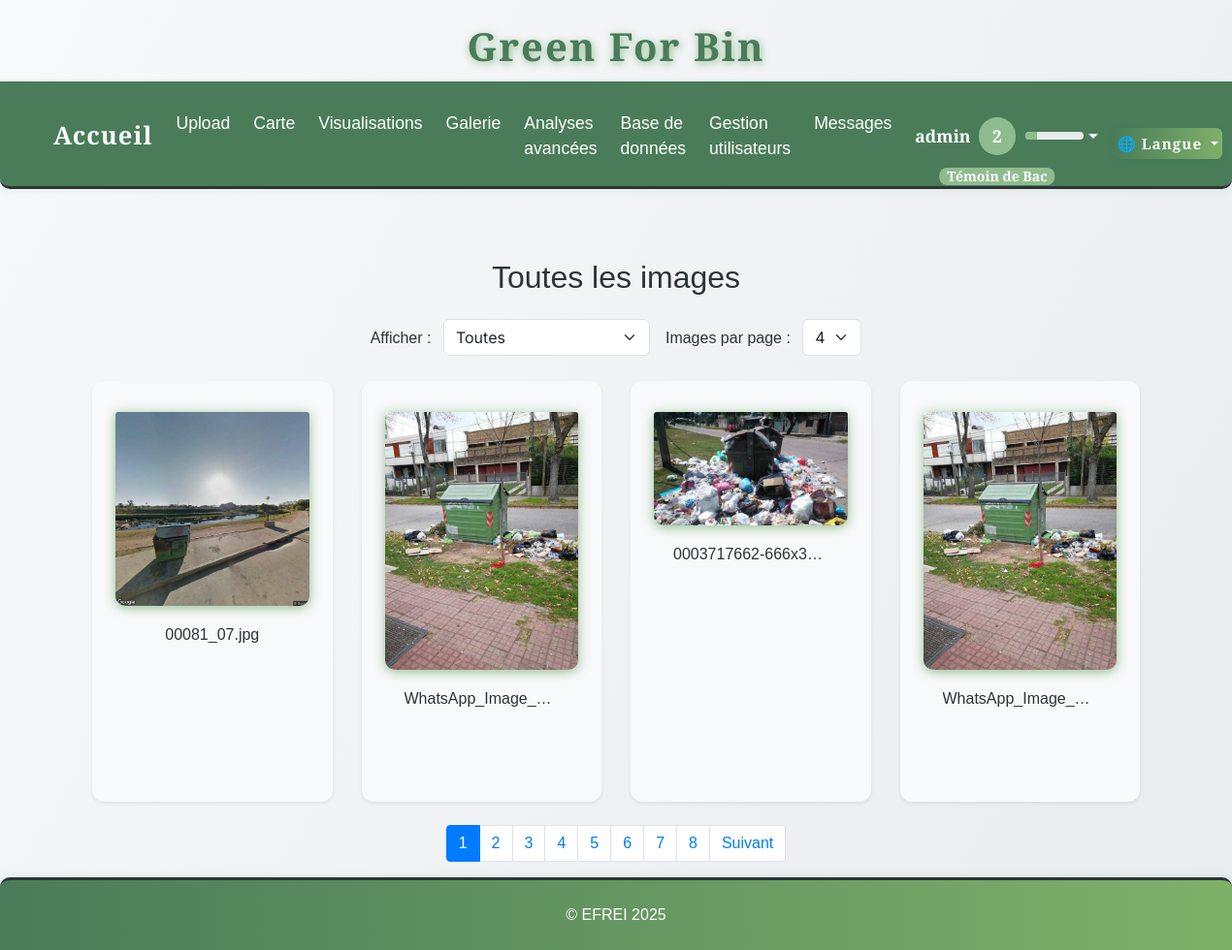
Screenshot of /gallery (signed in) with the database file from the repository.
### tables this page shows
CREATE TABLE images (
                id INTEGER PRIMARY KEY AUTOINCREMENT,
                filename TEXT,
                upload_date TEXT,
                annotation TEXT,
                width INTEGER,
                height INTEGER,
                file_size INTEGER,
                avg_color TEXT,
                hist_rgb TEXT,
                hist_lum TEXT,
                contrast INTEGER,
                contour_count INTEGER,
                localisation TEXT,
                std_h REAL,
                std_s REAL,
                std_v REAL
            );

### app.py (the view, shortened to what this page needs)
@app.route('/gallery')
@login_required
def gallery():
    page = int(request.args.get('page', 1))
    per_page = int(request.args.get('per_page', 4))  # on récupère per_page aussi, défaut 4
    offset = (page - 1) * per_page
    category = request.args.get('category', 'toutes')  # par défaut 'toutes'
    with sqlite3.connect(DB_PATH) as conn:
        conn.row_factory = sqlite3.Row
        c = conn.cursor()
        if category == 'vides':
            c.execute("SELECT * FROM images WHERE annotation LIKE '%vide%' ORDER BY id DESC LIMIT ? OFFSET ?", (per_page, offset))
            images = [dict(row) for row in c.fetchall()]
            c.execute("SELECT COUNT(*) FROM images WHERE annotation LIKE '%vide%'")
            total = c.fetchone()[0]
            title = "Images vides"
        elif category == 'pleines':
            c.execute("SELECT * FROM images WHERE annotation LIKE '%pleine%' ORDER BY id DESC LIMIT ? OFFSET ?", (per_page, offset))
            images = [dict(row) for row in c.fetchall()]
            c.execute("SELECT COUNT(*) FROM images WHERE annotation LIKE '%pleine%'")
            total = c.fetchone()[0]
            title = "Images pleines"
        else:  # category == 'toutes' ou autre valeur
            c.execute("SELECT * FROM images ORDER BY id DESC LIMIT ? OFFSET ?", (per_page, offset))
            images = [dict(row) for row in c.fetchall()]
            c.execute("SELECT COUNT(*) FROM images")
            total = c.fetchone()[0]
            title = "Toutes les images"
    total_pages = max(ceil(total / per_page), 1)
    return render_template(
        'gallery.html',
        images=images,
        page=page,
        total_pages=total_pages,
        category=category,
        per_page=per_page,
        title=title
    )

### app.py (called while the page is built)
def get_locale():
    return session.get('lang', request.accept_languages.best_match(['en', 'fr']))

@app.context_processor
def inject_locale():
    return dict(get_locale=get_locale)

@app.context_processor
def inject_user_level():
    def user_level():
        if 'user_id' in session:
            try:
                with sqlite3.connect(DB_PATH) as conn:
                    c = conn.cursor()
                    c.execute("SELECT xp FROM users WHERE id = ?", (session['user_id'],))
                    row = c.fetchone()
                    xp = row[0] if row and row[0] is not None else 0
                return get_user_level(xp)
            except Exception as e:
                print(f"[USER LEVEL] {e}")
        return get_user_level(0)
    return dict(user_level=user_level)

def login_required(f):
    @wraps(f)
    def decorated_function(*args, **kwargs):
        if 'user_id' not in session:
            flash(_('Vous devez être connecté pour accéder à cette page.'), 'error')
            return redirect(url_for('login'))
        return f(*args, **kwargs)
    return decorated_function

### templates/gallery.html (shortened to what this page needs)
{% extends 'base.html' %}
{% block content %}
<div class="container mt-5">
  <h2 class="text-center mb-4">{{ _(title) }}</h2>
  <form method="get" class="mb-4 text-center d-flex justify-content-center align-items-center gap-3 flex-wrap">
    <div>
      <label for="category" class="form-label me-2">Afficher :</label>
      <select name="category" id="category" onchange="this.form.submit()" class="form-select d-inline-block w-auto">
        <option value="toutes" {% if category == 'toutes' %}selected{% endif %}>Toutes</option>
      </select>
    </div>
    <div>
      <label for="per_page" class="form-label me-2">Images par page :</label>
      <select name="per_page" id="per_page" onchange="this.form.submit()" class="form-select d-inline-block w-auto">
        <option value="4" {% if per_page == 4 %}selected{% endif %}>4</option>
      </select>
    </div>
  </form>
  <div class="row row-cols-1 row-cols-sm-2 row-cols-md-2 row-cols-lg-4 g-4">
    {% for image in images %}
    <div class="col">
      <div class="card h-100 shadow-sm">
        <img src="{{ url_for('static', filename='uploads/' + image['filename']) }}" class="card-img-top" alt="image" style="cursor:pointer" data-bs-toggle="modal" data-bs-target="#modal-{{ loop.index }}">
        <div class="card-body">
          <h6 class="card-title text-truncate text-center">{{ image['filename'] }}</h6>
        </div>
      </div>
    </div>
    {% endfor %}
  </div>
  <div class="d-flex justify-content-center mt-4">
    <nav>
      <ul class="pagination">
        {% for p in range(1, total_pages + 1) %}
        <li class="page-item {% if p == page %}active{% endif %}">
          <a class="page-link" href="{{ url_for('gallery', page=p, category=category, per_page=per_page) }}">{{ p }}</a>
        </li>
        {% endfor %}
        {% if page < total_pages %}
        <li class="page-item">
          <a class="page-link" href="{{ url_for('gallery', page=page+1, category=category, per_page=per_page) }}">Suivant</a>
        </li>
        {% endif %}
      </ul>
    </nav>
  </div>
</div>
{% endblock %}

### static/css/style.css (style rules this page uses)
:root { --primary-green: #4a7c59; --light-green: #7fb069; --sage-green: #8fbc8f; --cream: #fefefe; --warm-white: #f8f9fa; --soft-gray: #e9ecef; --charcoal: #2d3436; --text-primary: #2d3436; --text-secondary: #636e72; --radius: 2.5rem; --shadow: 0 4px 24px rgba(44, 124, 89, 0.10); --transition: all 0.3s cubic-bezier(.4,0,.2,1); --green-dark: var(--primary-green); --green: var(--light-green); --green-light: var(--sage-green); --beige: var(--cream); --white: var(--cream); --black: var(--charcoal); }
html, body { height: 100%; margin: 0; padding: 0; }
body { display: flex; flex-direction: column; min-height: 100vh; }
.card { background: var(--white); border-radius: var(--radius); box-shadow: var(--shadow); padding: 2rem 1.5rem; margin-bottom: 2rem; transition: var(--transition); position: relative; overflow: hidden; }
input, textarea, select { background: var(--beige); color: var(--green-dark); border: 2px solid var(--green-light); border-radius: 1.5rem; font-family: 'Inter', Arial, sans-serif; padding: 10px 18px; font-size: 1.08rem; transition: var(--transition); }

### static/css/greenforbin.css (style rules this page uses)
:root { --primary-green: #4a7c59; --light-green: #7fb069; --sage-green: #8fbc8f; --cream: #fefefe; --warm-white: #f8f9fa; --soft-gray: #e9ecef; --charcoal: #2d3436; --text-primary: #2d3436; --text-secondary: #636e72; }
body { background: linear-gradient(135deg, var(--cream) 0%, var(--light-green) 100%); color: var(--text-primary); font-family: 'Segoe UI', 'Roboto', Arial, sans-serif; min-height: 100vh; }
.card { border-radius: 16px; box-shadow: 0 4px 24px 0 rgba(79, 124, 89, 0.10); border: none; background: var(--warm-white); }
img { border-radius: 10px; box-shadow: 0 2px 12px var(--sage-green); transition: transform 0.2s; }

### templates/base.html (style rules this page uses)
:root { --primary-green: #4a7c59; --light-green: #7fb069; --sage-green: #8fbc8f; --cream: #fefefe; --warm-white: #f8f9fa; --soft-gray: #e9ecef; --charcoal: #2d3436; --text-primary: #2d3436; --text-secondary: #636e72; }
body { background: linear-gradient(120deg, var(--warm-white) 0%, var(--soft-gray) 100%); min-height: 100vh; color: var(--text-primary); font-family: 'Quercus Serif', 'Montserrat', 'Quicksand', Arial, sans-serif !important; }
body, h1, h2, h3, h4, h5, h6, .navbar, .nav-link, .btn, .card, .table, .form-control, .modal-content { font-family: 'Quercus Serif', 'Montserrat', 'Quicksand', Arial, sans-serif !important; color: var(--text-primary); }
.card, .box, .content-box, .table, .table-green-text, .form-control, .modal-content { background: var(--warm-white); border-radius: 12px; box-shadow: 0 2px 12px rgba(44, 124, 89, 0.07); border: none; color: var(--text-primary); }

### rows the page displays
images: filename (picture), filename "00081_07.jpg"
images: filename (picture), filename "WhatsApp_Image_…"
images: filename (picture), filename "0003717662-666x3…"
images: filename (picture), filename "WhatsApp_Image_…"

### other values shown
{{ session.get('username') }} "admin"
{{ lvl.level }} "2"
{{ p }} "1" "2" "3" "4" "5" "6" "7" "8"
